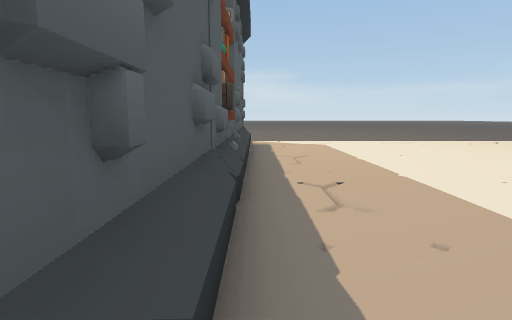
view 1 (above)

22 first-person views from a walk through a scene from a Unity 3-D project. The camera is 1.2 m above the floor, tilts 8° down and sees 80° across. The floor is counted in squares, 1 m on a side. Each view is taken from the middle of a square. On the plan, view 1 faces up. The plan holds only what a view shows up to about 13 squares ahead; the rest is blank. The place goes on beyond the plan.

view 2
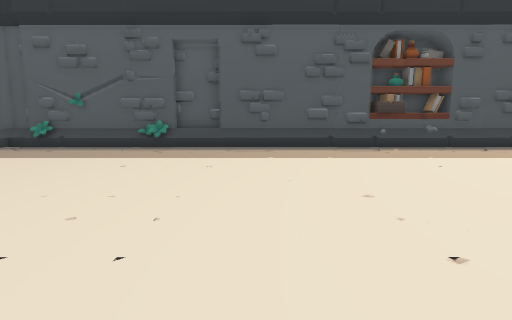

view 3
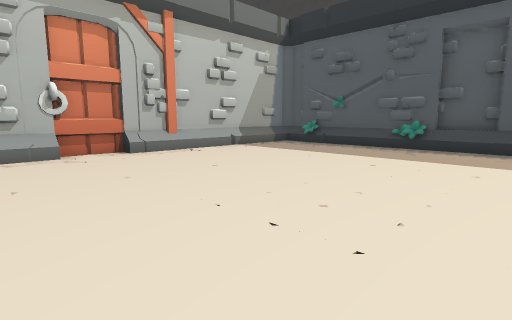

view 4
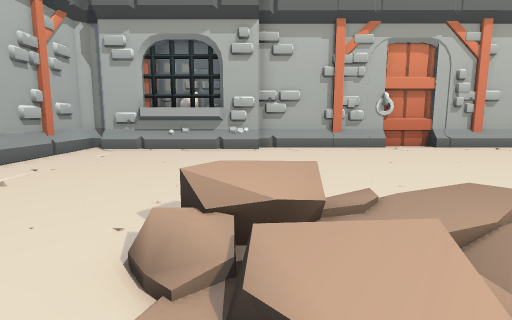

view 5
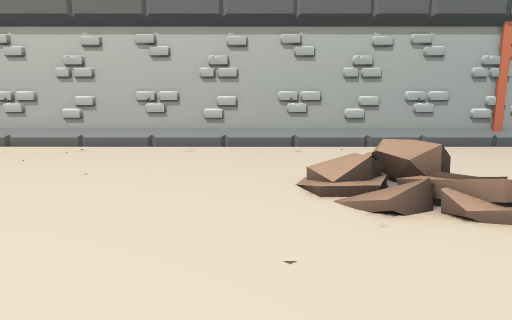

view 6
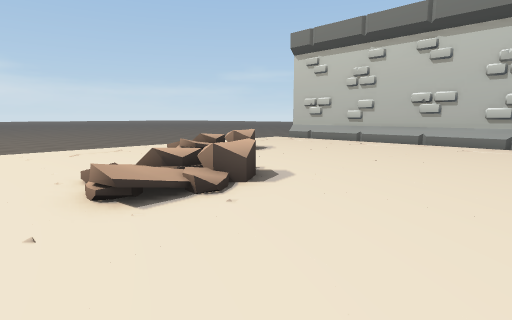

view 7
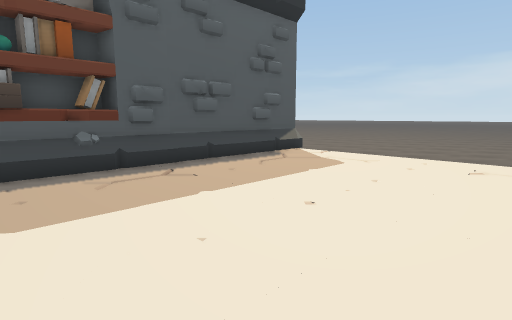

view 8
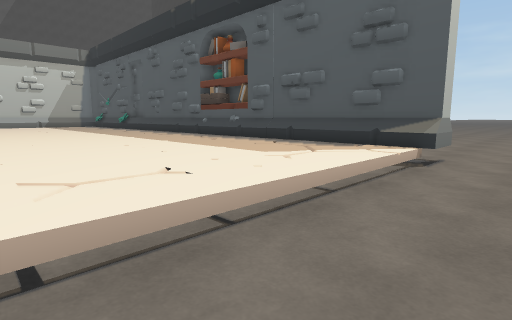

view 9
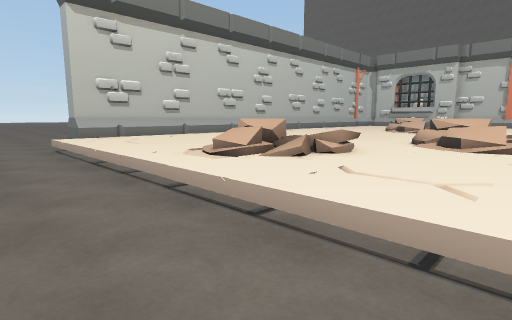

view 10
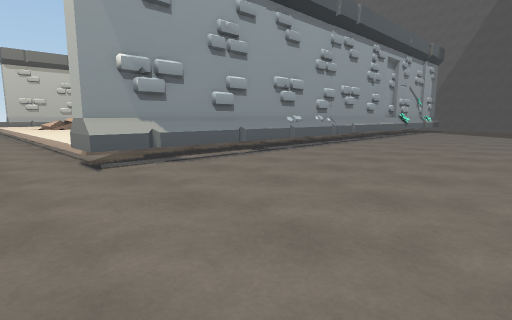

view 11
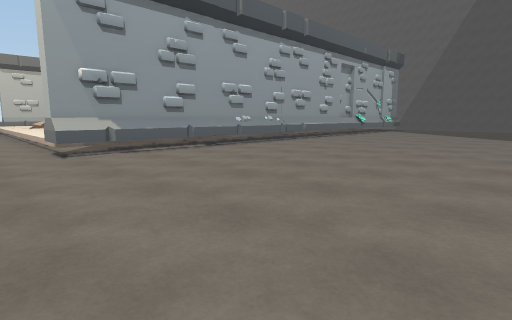

view 12
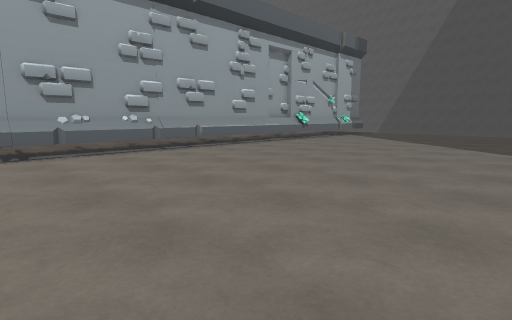

view 13
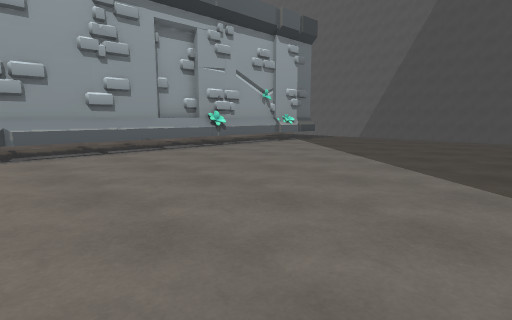

view 14
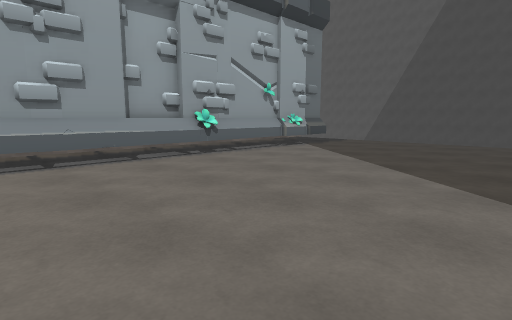

view 15
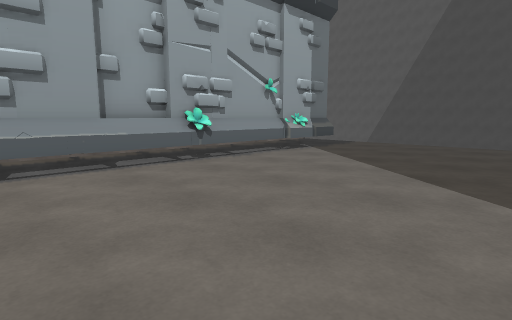

view 16
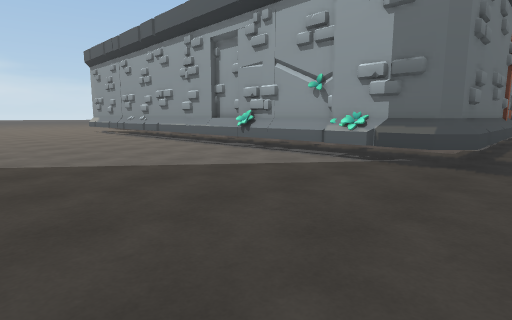

view 17
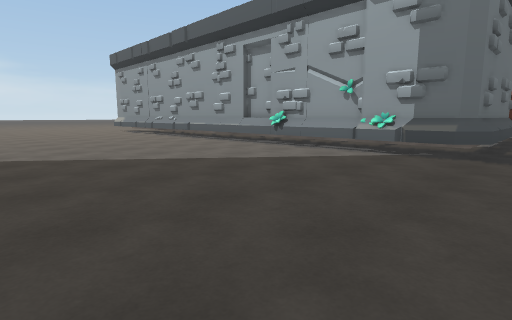

view 18
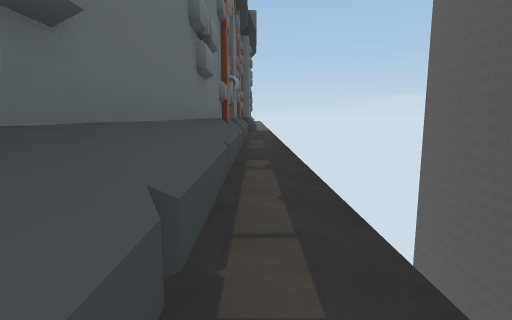

view 19
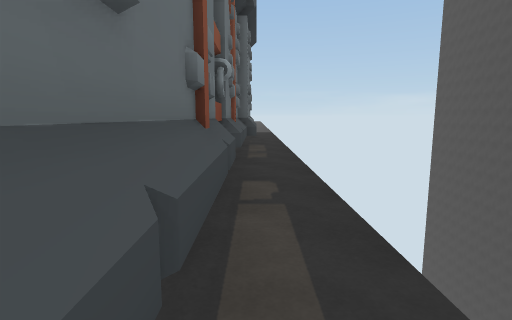

view 20
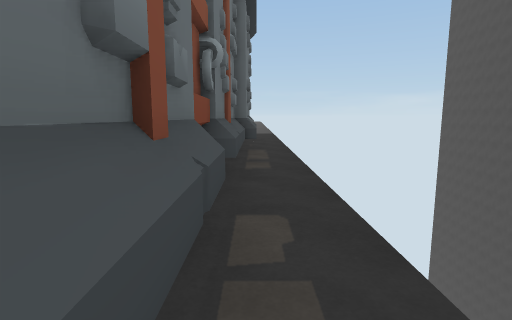

view 21
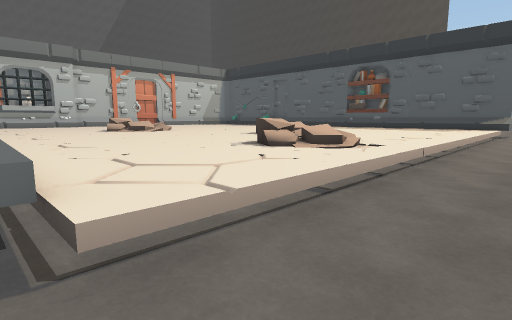

view 22
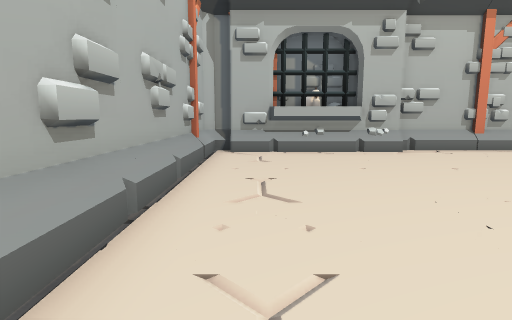

### Floor plan
Key: @ floor where view 1 was taken; # wall or solid block; . main floor; - floor 0.5 m lower than the main floor; : floor 0.75 m higher than the main floor; / step, stairs or slope; = window, fence, low wall or low ledge; ^ raised ledge; S shelf; T thing the floor can be seen under or through.
Columns run from 12 left of view 1 to 24 right of it. Each row starts with its distance up from view 1.
 18 - --------    ----- -- ---------- -
 17  ------------------------------------
 16 -------------------------------------
 15 ----------=#/.....................##-
 14 ----------=#/.............//......#
 13 ----------=#/............////.....#
 12 ----------##/............//#=.....#
 11 ----------=#/............//=......#
 10  ---------##/........./...........#
  9 ----------SS/........////.........#
  8 ----------SS/........///=.........#
  7 ----------SS/........//=..........#
  6 ----------SS/.....................#
  5 ----------=#/.....................#
  4  ---------=#/.....................#
  3 ----------=#/.....................#
  2 ----------=#/............///......#
  1 ----------=#/............////.....#
  0 ----------=#@............//:=.....#
 -1 ----------^#/............///......#
 -2  ---------^#/.....................#
 -3  ---------TT=.....................#
 -4  ---------=T......................#
 -5  ---------=T......................#
 -6 ----------=T......................#
 -7 ----------##=.....................#
 -8 ----------##=.....................#
 -9 ----------### . #.##..###.#########
-10 ----------################## #   ##
-11  --------------------------###
-12 - -------    -----------------

Positions as (right, up) in squares from view 1, and headings:
1: (0, 0), facing up
2: (12, 1), facing left
3: (12, 1), facing down-left
4: (15, 3), facing down
5: (9, 3), facing right
6: (7, 3), facing up-right
7: (7, 6), facing up-left
8: (8, 18), facing down-left
9: (9, 18), facing down-right
10: (-9, 18), facing down-right
11: (-12, 18), facing down-right
12: (-12, 11), facing down-right
13: (-12, 5), facing down-right
14: (-10, 3), facing down-right
15: (-9, 2), facing down-right
16: (-10, -12), facing up-right
17: (-12, -12), facing up-right
18: (-1, -11), facing right
19: (2, -11), facing right
20: (4, -11), facing right
21: (22, 18), facing down-left
22: (20, 2), facing down
